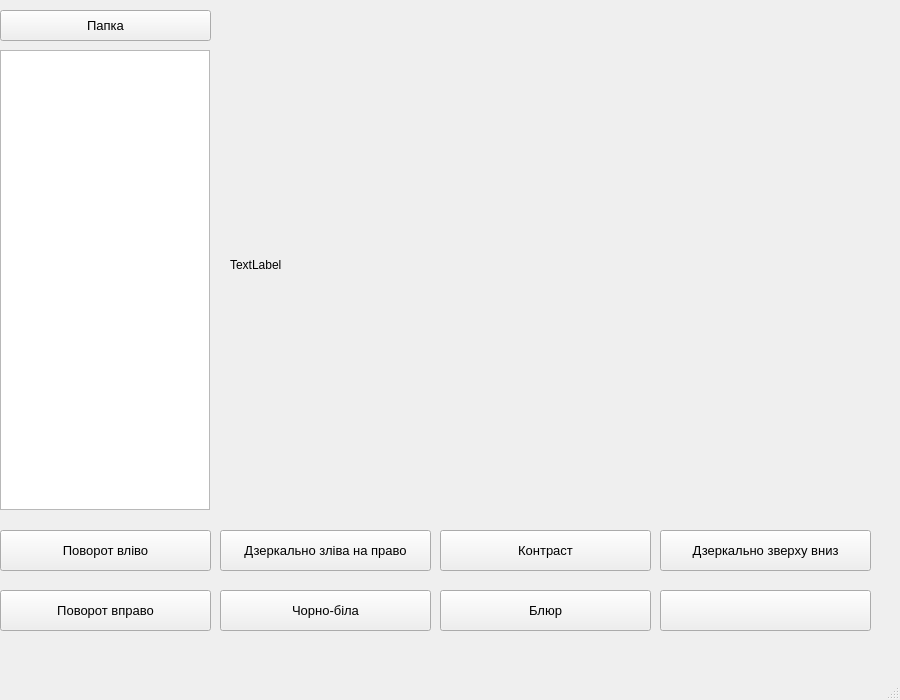
<?xml version="1.0" encoding="UTF-8"?>
<ui version="4.0">
 <class>MainWindow</class>
 <widget class="QMainWindow" name="MainWindow">
  <property name="geometry">
   <rect>
    <x>0</x>
    <y>0</y>
    <width>900</width>
    <height>700</height>
   </rect>
  </property>
  <property name="windowTitle">
   <string>Easy editor</string>
  </property>
  <widget class="QWidget" name="centralwidget">
   <widget class="QPushButton" name="btn_dir">
    <property name="geometry">
     <rect>
      <x>0</x>
      <y>10</y>
      <width>211</width>
      <height>31</height>
     </rect>
    </property>
    <property name="font">
     <font>
      <pointsize>10</pointsize>
     </font>
    </property>
    <property name="text">
     <string>Папка</string>
    </property>
   </widget>
   <widget class="QLabel" name="image">
    <property name="geometry">
     <rect>
      <x>230</x>
      <y>10</y>
      <width>630</width>
      <height>510</height>
     </rect>
    </property>
    <property name="text">
     <string>TextLabel</string>
    </property>
   </widget>
   <widget class="QPushButton" name="btn_left">
    <property name="geometry">
     <rect>
      <x>0</x>
      <y>530</y>
      <width>211</width>
      <height>41</height>
     </rect>
    </property>
    <property name="font">
     <font>
      <pointsize>10</pointsize>
     </font>
    </property>
    <property name="text">
     <string>Поворот вліво</string>
    </property>
   </widget>
   <widget class="QPushButton" name="btn_right">
    <property name="geometry">
     <rect>
      <x>0</x>
      <y>590</y>
      <width>211</width>
      <height>41</height>
     </rect>
    </property>
    <property name="font">
     <font>
      <pointsize>10</pointsize>
     </font>
    </property>
    <property name="text">
     <string>Поворот вправо</string>
    </property>
   </widget>
   <widget class="QPushButton" name="btn_mirror_1">
    <property name="geometry">
     <rect>
      <x>220</x>
      <y>530</y>
      <width>211</width>
      <height>41</height>
     </rect>
    </property>
    <property name="font">
     <font>
      <pointsize>10</pointsize>
     </font>
    </property>
    <property name="text">
     <string>Дзеркально зліва на право</string>
    </property>
   </widget>
   <widget class="QPushButton" name="btn_bw">
    <property name="geometry">
     <rect>
      <x>220</x>
      <y>590</y>
      <width>211</width>
      <height>41</height>
     </rect>
    </property>
    <property name="font">
     <font>
      <pointsize>10</pointsize>
     </font>
    </property>
    <property name="text">
     <string>Чорно-біла</string>
    </property>
   </widget>
   <widget class="QPushButton" name="btn_contrast">
    <property name="geometry">
     <rect>
      <x>440</x>
      <y>530</y>
      <width>211</width>
      <height>41</height>
     </rect>
    </property>
    <property name="font">
     <font>
      <pointsize>10</pointsize>
     </font>
    </property>
    <property name="text">
     <string>Контраст</string>
    </property>
   </widget>
   <widget class="QPushButton" name="btn_blur">
    <property name="geometry">
     <rect>
      <x>440</x>
      <y>590</y>
      <width>211</width>
      <height>41</height>
     </rect>
    </property>
    <property name="font">
     <font>
      <pointsize>10</pointsize>
     </font>
    </property>
    <property name="text">
     <string>Блюр</string>
    </property>
   </widget>
   <widget class="QPushButton" name="btn_mirro_2">
    <property name="geometry">
     <rect>
      <x>660</x>
      <y>530</y>
      <width>211</width>
      <height>41</height>
     </rect>
    </property>
    <property name="font">
     <font>
      <pointsize>10</pointsize>
     </font>
    </property>
    <property name="text">
     <string>Дзеркально зверху вниз</string>
    </property>
   </widget>
   <widget class="QPushButton" name="pushButton_9">
    <property name="geometry">
     <rect>
      <x>660</x>
      <y>590</y>
      <width>211</width>
      <height>41</height>
     </rect>
    </property>
    <property name="font">
     <font>
      <pointsize>10</pointsize>
     </font>
    </property>
    <property name="text">
     <string/>
    </property>
   </widget>
   <widget class="QListWidget" name="listWidget">
    <property name="geometry">
     <rect>
      <x>0</x>
      <y>50</y>
      <width>210</width>
      <height>460</height>
     </rect>
    </property>
   </widget>
  </widget>
  <widget class="QStatusBar" name="statusbar"/>
 </widget>
 <resources/>
 <connections/>
</ui>
